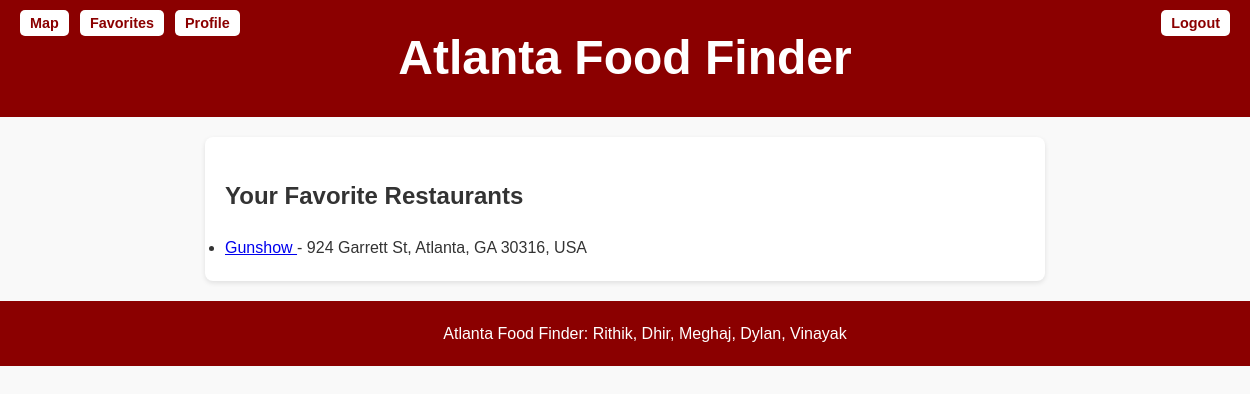
The page /users/list-favorites/ (signed in) on the database its author committed.
### users/models.py (models this page shows, shortened)
class FavoriteRestaurant(models.Model):
    user = models.ForeignKey(User, on_delete=models.CASCADE)
    restaurant_name = models.CharField(max_length=255)
    restaurant_address = models.CharField(max_length=255)

### users/views.py (the view)
# urls.py: path('list-favorites/', views.list_favorites, name='list_favorites'),
@login_required
def list_favorites(request):
    favorites = FavoriteRestaurant.objects.filter(user=request.user)
    return render(request, 'users/list_favorites.html', {'favorites': favorites})

### users/templates/users/list_favorites.html (shortened to what this page needs)
{% extends "users/base.html" %}
{% block content %}
    <h2>Your Favorite Restaurants</h2>
    <ul>
        {% for favorite in favorites %}
            <li>
                <a href="#" onclick="findRestaurant('{{ favorite.restaurant_address }}', '{{ favorite.restaurant_name }}', this)">
                    {{ favorite.restaurant_name }}
                </a> - {{ favorite.restaurant_address }}
            </li>
        {% empty %}
            <li>No favorites added yet.</li>
        {% endfor %}
    </ul>
{% endblock %}

### users/static/css/base.css (style rules this page uses)
body, h1, p, ul { margin: 0; padding: 0; }
body { font-family: Arial, sans-serif; line-height: 1.6; background-color: #f9f9f9; color: #333; }

### rows shown on the page
FavoriteRestaurant: restaurant_name "Gunshow", restaurant_address "924 Garrett St, Atlanta, GA 30316, USA"
